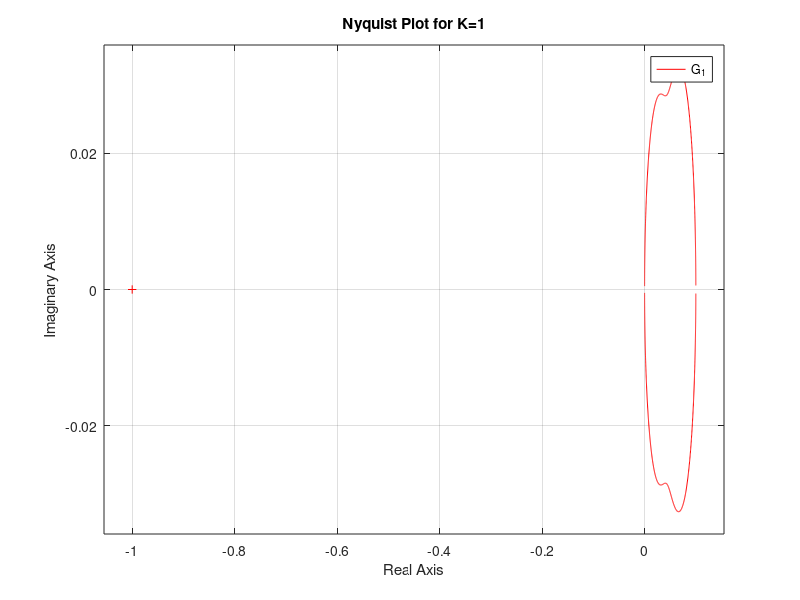
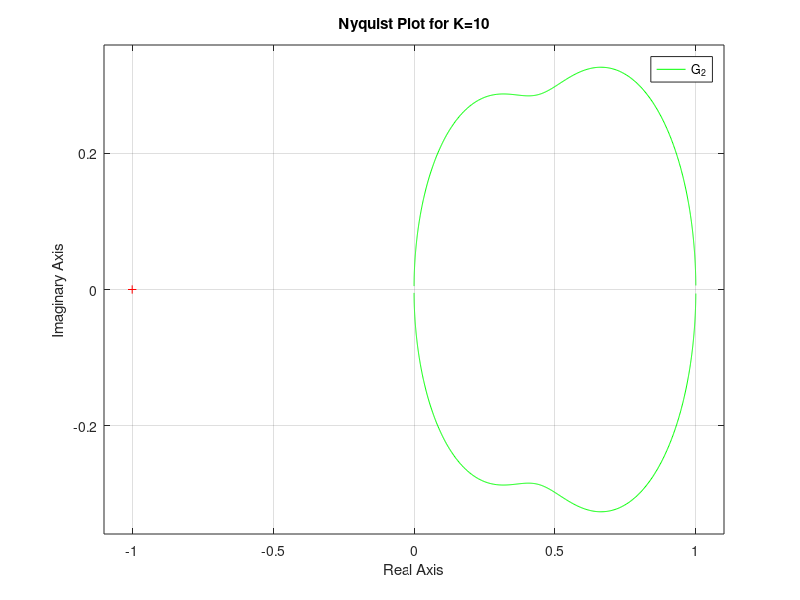
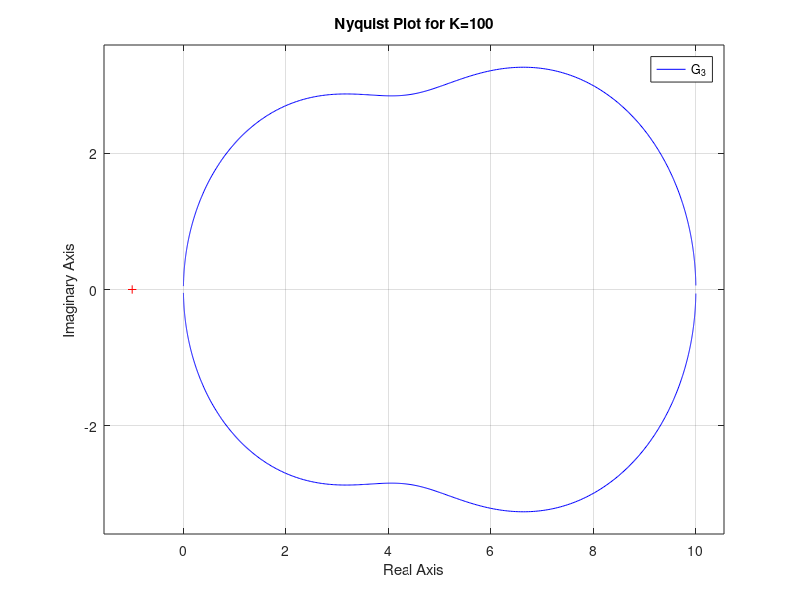

Source code (MATLAB) for these figures, in order:
%% ECE-311, HW-6, Problem B-7-18, 05/14/15, Casimir Sowinski
% Problem B-7-18: Consider the unity-feedback control system with the 
% following open-loop transfer function G(s):
% 
% <<EQN_B_7_18.PNG>>
% 
clc
clear    
%% Bode plot

% Init  variables/functions
s       = tf('s');
K_1     = 1;
K_2     = 10;
K_3     = 100;
G_1     = K_1*(s+2)/(2*(s+1)*(s+10));
G_2     = K_2*(s+2)/(2*(s+1)*(s+10));
G_3     = K_3*(s+2)/(2*(s+1)*(s+10));

% Plot
figure(1)
nyquist(G_1,'r');
title('Nyquist Plot for K=1');

figure(2)
nyquist(G_2,'g');
title('Nyquist Plot for K=10');

figure(3)
nyquist(G_3,'b');
title('Nyquist Plot for K=100');
